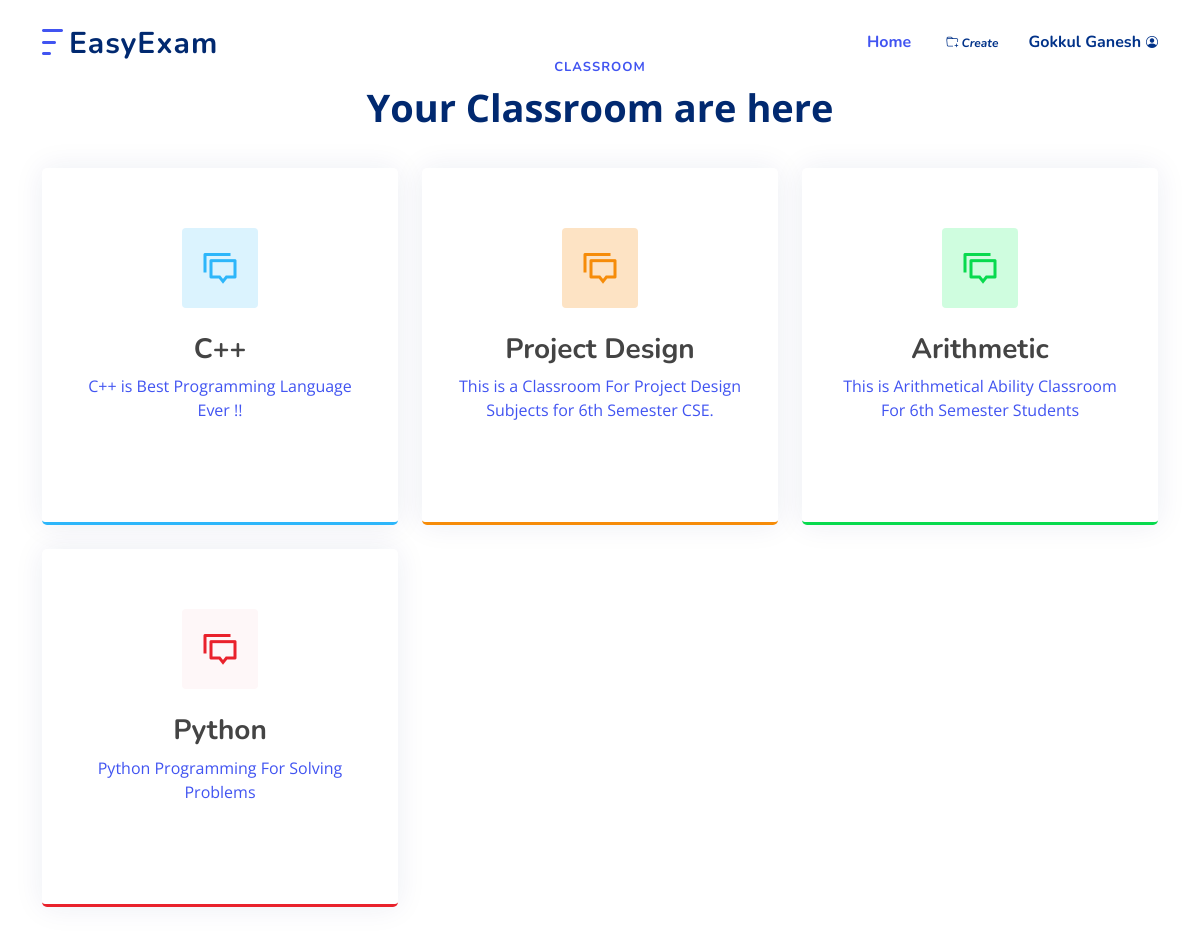
Screenshot of /dashboard (signed in) with the database file from the repository.
### Classroom/models.py (models this page shows, shortened)
class Classroom(models.Model):
	owner = models.ForeignKey(User, on_delete=models.CASCADE) # Teacher
	name = models.CharField(max_length=255) # class name
	code = models.CharField(max_length=5, unique=True) # code for students to join
	desc = models.CharField(max_length=255, blank=True) # class Description for optional

### Classroom/views/Classroom.py (the view)
# urls.py: path('dashboard', Classroom.dashboard, name='dashboard'),
@login_required(login_url='login')
def dashboard(request):
	colors = ['blue', 'orange', 'green', 'red', 'purple', 'pink' ]
	if request.user.is_staff:
		rooms = Classroom.objects.filter(owner=request.user).values()
	else:
		enroll = list(Enrollment.objects.filter(student=request.user).values('room_id'))
		d = []
		for e in enroll:
			d.append( e['room_id'] )
		rooms = Classroom.objects.filter(pk__in=d).values()
	rooms = list(rooms)
	for i in range(len(rooms)):
		rooms[i]["color"] = colors[i%6]
		rooms[i]["delay"] = i+2 * 100
	return render(request, 'classroom/dashboard.html', { 'rooms' : rooms })

### templates/classroom/dashboard.html (shortened to what this page needs)
{% extends 'base.html' %}
{% load static %}
{% block header %}
<header id="header" class="header fixed-top">
  <div class="container-fluid container-xl d-flex align-items-center justify-content-between">
    <a href="{% url 'home' %}" class="logo d-flex align-items-center">
      <img src="{% static 'assets/img/logo.png' %}" alt="">
      <span>EasyExam</span>
    </a>
    <nav id="navbar" class="navbar">
      <ul>
        <li><a class="nav-link scrollto active" href="{% url 'home' %}">Home</a></li>
        {% if user.is_staff %}
        	<li><a href="{% url 'create_class' %}"><i class="bi bi-folder-plus"><span> Create</span></i></a>
        {% else %}
        	<li><a href="{% url 'join_class' %}"><i class="bi bi-folder-plus"><span> Join</span></i></a>
        {% endif %}
				<li class="dropdown"><a href="#"><span>{{ user.first_name }}</span><i class="bi bi-person-circle"></i></a>
	      </li>
      </ul>
    </nav>
  </div>
</header>
{% endblock %}
{% block main %}
    <section id="services" class="services">
      <div class="container" data-aos="fade-up">
        <header class="section-header">
          <h2>Classroom</h2>
          <p>Your Classroom are here</p>
        </header>
        <div class="row gy-4">
        	{% for r in rooms %}
						<div class="col-lg-4 col-md-6" data-aos="fade-up" data-aos-delay="{{ r.delay }}">
              <a href="{% url 'view_class' r.id  %}">
	            <div class="service-box {{ r.color }}">
	              <i class="ri-discuss-line icon"></i>
	              <h3> {{r.name}} </h3>
	              <p> {{r.desc}} </p>
	              <a href="#" class="read-more"></a>
	            </div>
              </a>
	          </div>
        	{% endfor %}
        </div>
      </div>
    </section>
{% endblock %}

### static/assets/style.css (style rules this page uses)
:root { scroll-behavior: smooth; }
body { font-family: "Open Sans", sans-serif; color: #444444; }
a { color: #4154f1; text-decoration: none; }
h1, h2, h3, h4, h5, h6 { font-family: "Nunito", sans-serif; }
section { padding: 60px 0; overflow: hidden; }
.section-header { text-align: center; padding-bottom: 40px; }
.section-header h2 { font-size: 13px; letter-spacing: 1px; font-weight: 700; margin: 0; color: #4154f1; text-transform: uppercase; }
.section-header p { margin: 10px 0 0 0; padding: 0; font-size: 38px; line-height: 42px; font-weight: 700; color: #012970; }
.header { transition: all 0.5s; z-index: 997; padding: 20px 0; }
.header .logo { line-height: 0; }
.header .logo img { max-height: 40px; margin-right: 6px; }
.header .logo span { font-size: 30px; font-weight: 700; letter-spacing: 1px; color: #012970; font-family: "Nunito", sans-serif; margin-top: 3px; }
.navbar { padding: 0; }
.navbar ul { margin: 0; padding: 0; display: flex; list-style: none; align-items: center; }
.navbar li { position: relative; }
.navbar a { display: flex; align-items: center; justify-content: space-between; padding: 10px 0 10px 30px; font-family: "Nunito", sans-serif; font-size: 16px; font-weight: 700; color: #013289; white-space: nowrap; transition: 0.3s; }
.navbar a i { font-size: 12px; line-height: 0; margin-left: 5px; }
.navbar a:hover, .navbar .active, .navbar li:hover > a { color: #4154f1; }
.services .service-box { box-shadow: 0px 0 30px rgba(1, 41, 112, 0.08); height: 100%; padding: 60px 30px; text-align: center; transition: 0.3s; border-radius: 5px; }
.services .service-box .icon { font-size: 36px; padding: 40px 20px; border-radius: 4px; position: relative; margin-bottom: 25px; display: inline-block; line-height: 0; transition: 0.3s; }
.services .service-box h3 { color: #444444; font-weight: 700; }
.services .service-box .read-more { display: inline-flex; align-items: center; justify-content: center; font-weight: 600; font-size: 16px; padding: 8px 20px; }
.services .service-box.blue { border-bottom: 3px solid #2db6fa; }
.services .service-box.blue .icon { color: #2db6fa; background: #dbf3fe; }
.services .service-box.blue .read-more { color: #2db6fa; }
.services .service-box.orange { border-bottom: 3px solid #f68c09; }
.services .service-box.orange .icon { color: #f68c09; background: #fde3c4; }
.services .service-box.orange .read-more { color: #f68c09; }
.services .service-box.green { border-bottom: 3px solid #08da4e; }
.services .service-box.green .icon { color: #08da4e; background: #cffddf; }
.services .service-box.green .read-more { color: #08da4e; }
.services .service-box.red { border-bottom: 3px solid #e9222c; }
.services .service-box.red .icon { color: #e9222c; background: #fef7f8; }
.services .service-box.red .read-more { color: #e9222c; }

### rows the page displays
Classroom: name "C++", desc "C++ is Best Programming Language Ever !!"
Classroom: name "Project Design", desc "This is a Classroom For Project Design Subjects for 6th Semester CSE."
Classroom: name "Arithmetic", desc "This is Arithmetical Ability Classroom For 6th Semester Students"
Classroom: name "Python", desc "Python Programming For Solving Problems"

### other values shown
{{ user.first_name }} "Gokkul Ganesh"
